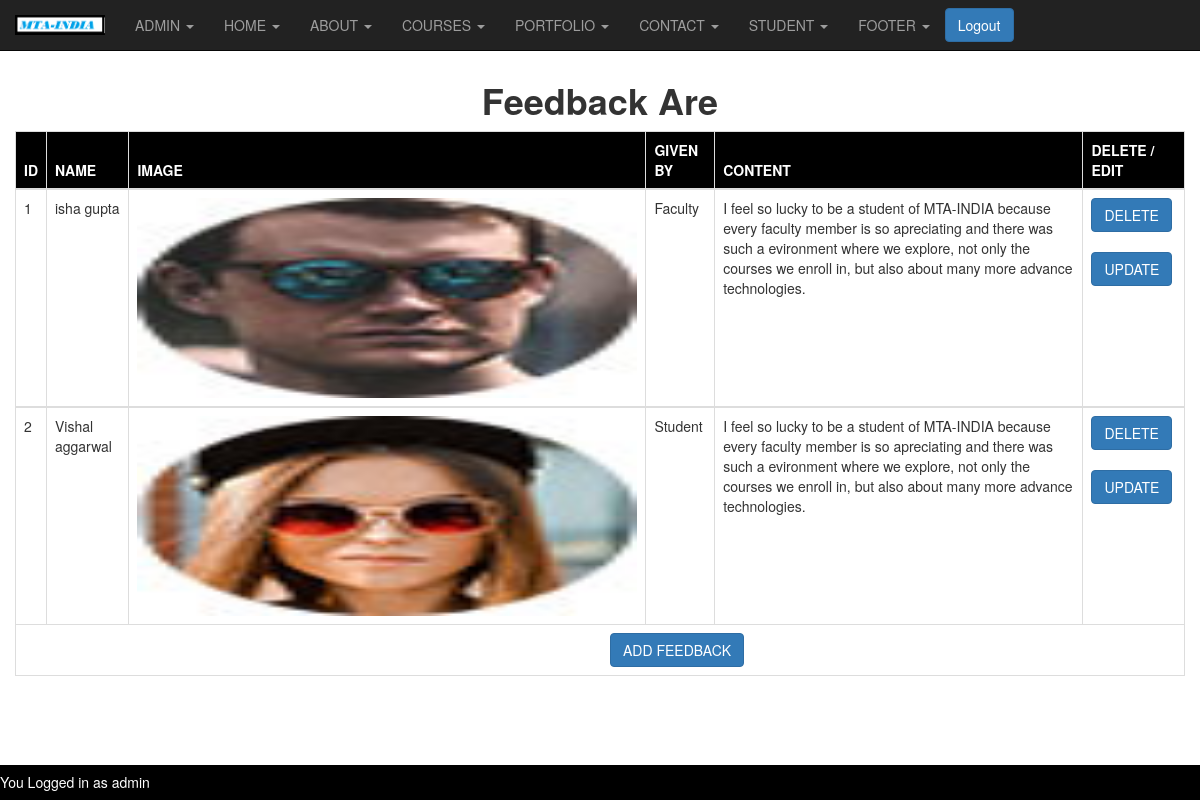
Page /adminaboutfeedback.php (signed in) on the committed database.
### tables this page shows
CREATE TABLE IF NOT EXISTS `aboutfeedback` (
  `id` int NOT NULL AUTO_INCREMENT,
  `name` varchar(50) NOT NULL,
  `givenby` varchar(50) NOT NULL,
  `Content` varchar(500) NOT NULL,
  `image` varchar(80) NOT NULL,
  PRIMARY KEY (`id`)
);

### adminaboutfeedback.php (the view, shortened to what this page needs)
<?php
if(isset($_SESSION['username']) && isset($_SESSION['password']))
{
include('config.php');
$execute = "SELECT * FROM `aboutfeedback`";
    $row = @mysqli_query($link,$execute) or die("<br>query could not executed");
?>
<!DOCTYPE html>
<html>
<head>
  <link rel="stylesheet" href="https://maxcdn.bootstrapcdn.com/bootstrap/3.4.1/css/bootstrap.min.css">
</head>
<body>
    <?php include('adminheader.php');  ?>
    <center>
    <br>
    <br>
    <br>
    <h1><b>Feedback Are</b></h1>
    <div class="container-fluid">
    <table class="table table-responsive table-bordered ">
    <thead style="background-color:black;">
        <tr>
            <th>
                <span  style="color:white;">ID</span>
            </th>
            <th>
                <span  style="color:white;">NAME</span>
            </th>
            <th>
                <span  style="color:white;">IMAGE</span>
            </th>
            <th>
                <span  style="color:white;">GIVEN BY</span>
            </th>
            <th>
                <span  style="color:white;">CONTENT</span>
            </th>
            <th>
            <span  style="color:white;">DELETE / EDIT</span>
            </th>
        </tr>
        </thead>
     <?php
        while($column = mysqli_fetch_row($row))
    {
    ?>
    <tbody>
        <tr>
            <td>
                <?php echo $column[0];?>
            </td>
            <td>
                <?php echo $column[1];?>
            </td>
            <td>
                <?php  echo "<img src='Photo/$column[4]' width='500px' height='200px' alt ='img not available'>";?>
            </td>
            <td>
                <?php echo $column[2];?>
            </td>
            <td>
                <?php echo $column[3];?>
            </td>
            <td>
            <?php echo "<a href='deletefeedback.php?ID=$column[0]'><input type='button' class='btn btn-primary' name='btn' value='DELETE'></a><br><br> <a href='updatefeedback.php?ID=$column[0]'><input type='button' class='btn btn-primary' name='btn' value='UPDATE'></a>";?>
            </td>
        </tr>
    <?php
     }
     ?>
    <tr>
    <td colspan=6>
    <a style="margin-left:50%; padding:10px;" href="addfeedback.php"><input class="btn btn-primary" type="button" name="Addbanner" value="ADD FEEDBACK"></a>
    </td>
    </tr>
     </tbody>
    </table>
    </div>
       </center>
<?php
}
else{
	header("location:admin.php?login first");
}
?>
<br>
       <div class="footer">
     <h5 style="float:left;color:white;">You Logged in as <?php echo $_SESSION['username'];?></h5>
</div>
</body>
</html>

### adminaboutfeedback.php (style rules this page uses)
.footer { position:fixed; left: 0; bottom: 0; width: 100%; background-color: black; color: white; text-align: center; }

### rows in the picture
aboutfeedback: id "1", name "isha gupta", image (picture), givenby "Faculty", Content "I feel so lucky to be a student of MTA-INDIA because every faculty member is so apreciating and there was such a evironment where we explore, not only the courses we enroll in, but also about many more advance technologies."
aboutfeedback: id "2", name "Vishal aggarwal", image (picture), givenby "Student", Content "I feel so lucky to be a student of MTA-INDIA because every faculty member is so apreciating and there was such a evironment where we explore, not only the courses we enroll in, but also about many more advance technologies."

### other values in the picture
$_SESSION['username'] "admin"
